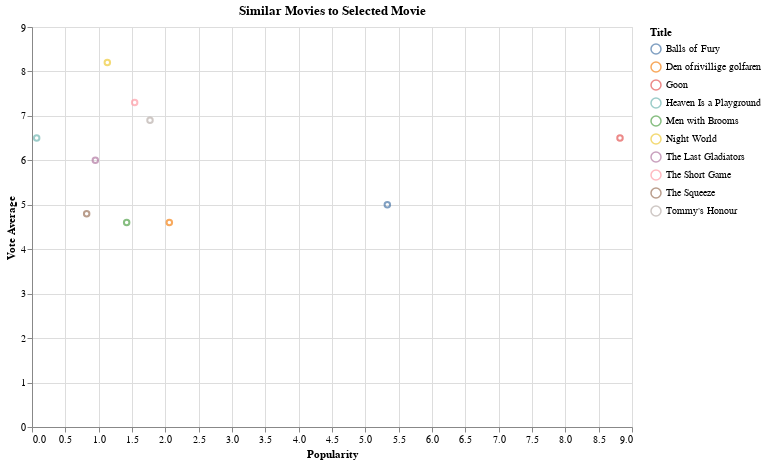

The cell this chart's notebook holds for it:
### Code cell
# Function to find similar movies
def find_similar_movies(movie_title, top_n=10):
    idx = movies_metadata_overview[movies_metadata_overview['title'] == movie_title].index[0]
    query_embedding = embeddings[idx].reshape(1, -1)

    # Calculate cosine similarity between the query and all movie embeddings
    similarities = cosine_similarity(query_embedding, embeddings).flatten()

    # Get the top N similar movies
    similar_indices = similarities.argsort()[::-1][1:top_n+1]
    similar_movies = movies_metadata_overview.iloc[similar_indices]

    return similar_movies

# pick 5 movies from the top 100 movies
filtered_movies = movies_metadata_credits.head(100).sample(5)
similar_movies = pd.concat([find_similar_movies(movie_title).assign(query_title=movie_title) for movie_title in filtered_movies['title']])
similar_movies = similar_movies.copy()
similar_movies['popularity'] = similar_movies['popularity'].astype(float).round(2)

dropdown_symbol = alt.binding_select(options=list(similar_movies["query_title"].unique()), name=" ")
selection_symbol = alt.selection_point(fields=["query_title"], bind=dropdown_symbol, value=filtered_movies['title'].values[0])

# display the similar movies on a chart
alt.Chart(similar_movies).mark_point().encode(
    alt.X('popularity', title='Popularity'),
    alt.Y('vote_average', title='Vote Average'),
    alt.Color('title', title='Title'),
    tooltip=['title', 'overview']
).add_params(
    selection_symbol
).transform_filter(
    selection_symbol
).properties(
    title='Similar Movies to Selected Movie',
    width=600,
    height=400,
).interactive()

### Figure 1 — Vega-Lite specification as saved in the notebook (floating-point values rounded to 4 significant figures)
{"config": {"view": {"continuousWidth": 300, "continuousHeight": 300}}, "data": {"name": "data-e40c78bdbeb76578f44a588afdac6169"}, "mark": {"type": "point"}, "encoding": {"color": {"field": "title", "title": "Title", "type": "nominal"}, "tooltip": [{"field": "title", "type": "nominal"}, {"field": "overview", "type": "nominal"}], "x": {"field": "popularity", "title": "Popularity", "type": "quantitative"}, "y": {"field": "vote_average", "title": "Vote Average", "type": "quantitative"}}, "height": 400, "params": [{"name": "param_132", "select": {"type": "point", "fields": ["query_title"]}, "bind": {"input": "select", "options": ["Happy Gilmore", "Dead Man Walking", "Money Train", "The Birdcage", "Judge Dredd"], "name": " "}, "value": "Happy Gilmore"}, {"name": "param_133", "select": {"type": "interval", "encodings": ["x", "y"]}, "bind": "scales"}], "title": "Similar Movies to Selected Movie", "transform": [{"filter": {"param": "param_132"}}], "width": 600, "$schema": "https://vega.github.io/schema/vega-lite/v5.17.0.json", "datasets": {"data-e40c78bdbeb76578f44a588afdac6169": [{"id": 266300.0, "title": "Night World", "overview": "\"Happy\" MacDonald and his unfaithful wife own a Prohibition era night club. On this eventful night, he is threatened by bootleggers, and the club's star dancer falls in love with a young socialite who drinks to forget a personal tragedy, among other incidents.", "popularity": 1.13, "vote_average": 8.2, "query_title": "Happy Gilmore"}, {"id": 24650.0, "title": "Den ofrivillige golfaren", "overview": "I bet anyone can get better at golf than you are in one week, a golfer says to her golfing businessman for a boyfriend in a quarrel. Unfortunately Stig-Helmer is standing nearby when the boyfriend accepts the bet, and he is chosen to be the competitor. Stig-Helmer has never played the game before, but his Norwegian friend Ole promises to help him.", "popularity": 2.06, "vote_average": 4.6, "query_title": "Happy Gilmore"}, {"id": 399200.0, "title": "Tommy's Honour", "overview": "In every generation, a torch passes from father to son. And that timeless dynamic is the beating heart of Tommy's Honor - an intimate, powerfully moving tale of the real-life founders of the modern game of golf.", "popularity": 1.77, "vote_average": 6.9, "query_title": "Happy Gilmore"}, {"id": 9750.0, "title": "Balls of Fury", "overview": "Randy Daytona was a child ping pong prodigy who lost his chance at Olympic gold when his father is murdered by the mysterious Feng over a gambling debt. 15yrs later he's down on his luck and scraping a living doing seedy back room shows in Vegas; when the FBI turn up and ask for his help to take down Feng... who just happens to love Ping Pong.", "popularity": 5.33, "vote_average": 5.0, "query_title": "Happy Gilmore"}, {"id": 74390.0, "title": "Goon", "overview": "Doug Glatt, a slacker who discovers he has a talent for brawling is approached by a minor league hockey coach and invited to join the team as the \"muscle.\" Despite the fact that Glatt can't skate his best friend, Pat, convinces him to give it a shot, and Glatt becomes a hero to the team and their fans, until the league's reigning goon becomes threatened by Glatt's success and decides to even the score.", "popularity": 8.82, "vote_average": 6.5, "query_title": "Happy Gilmore"}, {"id": 76790.0, "title": "Heaven Is a Playground", "overview": "On Chicago's South Side, too many kids get their one shot in life at the wrong end of a gun. But Byron Harper is determined to change all that with a dream called basketball. His hottest player, Truth, has a chance to turn pro, but first Harper has to tackle two major obstacles: Truth's drug problem and his ambitious, crooked sports agent. Enter Zack Telander, a promising young attorney who has given up his small-town law practice. He's spending a summer in the city playing pick-up basketball games and re-thinking his future. Harper asks for his help, but first Zack has to prove himself at hoops.", "popularity": 0.07, "vote_average": 6.5, "query_title": "Happy Gilmore"}, {"id": 169900.0, "title": "The Short Game", "overview": "Each year, the world’s best 7 year-old golfers descend on Pinehurst, North Carolina to compete in the World Championships of Junior Golf. The Short Game follows eight of these very young athletes on their quest to become the sport’s next phenom.", "popularity": 1.54, "vote_average": 7.3, "query_title": "Happy Gilmore"}, {"id": 312800.0, "title": "The Squeeze", "overview": "A humble young man with uncommon skills from a small southern town gets caught up in high stakes golf matches between big-time gamblers until the game becomes life and death.", "popularity": 0.82, "vote_average": 4.8, "query_title": "Happy Gilmore"}, {"id": 34340.0, "title": "Men with Brooms", "overview": "A witty and clever comedy that follows four longtime curling friends reunited by the last wishes of their recently deceased coach and set out to win the Golden Broom. Realising that the out of shape crew will be hard-pressed to win without a coach, Cutter swallows his pride and calls upon a retired curling champion - his estranged father. Now, these men with brooms, along with their new eccentric coach and Cutter's new romantic interest Amy, set off on a comedic journey which takes them from frozen lakes to huge arenas, searching for perfect stones, lost loves and second chances.", "popularity": 1.42, "vote_average": 4.6, "query_title": "Happy Gilmore"}, {"id": 93100.0, "title": "The Last Gladiators", "overview": "Exploring the rough and tumble world of hockey, Academy Award winner Alex Gibney (\"Taxi to the Dark Side\") looks at the world of the NHL enforcers and specifically the career of Chris \"Knuckles\" Nilan who helped the Montreal Canadiens win the Stanley Cup.", "popularity": 0.95, "vote_average": 6.0, "query_title": "Happy Gilmore"}, {"id": 577.0, "title": "To Die For", "overview": "Susan wants to work in television and will therefore do anything it takes, even if it means killing her husband. A very dark comedy from independent director Gus Van Sant with a brilliant Nicole Kidman in the leading role.", "popularity": 10.45, "vote_average": 6.7, "query_title": "Dead Man Walking"}, {"id": 51710.0, "title": "Girlhood", "overview": "Documentary chronicling America's justice system. Follows two female inmates - victims of horrific violence and tragedy - who are serving time in a Maryland juvenile detention center.", "popularity": 0.19, "vote_average": 7.4, "query_title": "Dead Man Walking"}, {"id": 31930.0, "title": "Murder!", "overview": "When a woman is convicted of murder, one of the jurors selected to serve on the murder-trial jury believes the accused, an aspiring actress, is innocent of the crime and takes it upon himself to apprehend the real killer.", "popularity": 1.99, "vote_average": 6.3, "query_title": "Dead Man Walking"}, {"id": 41890.0, "title": "Blood Done Sign My Name", "overview": "A drama based on the true story in which a black Vietnam-era veteran is allegedly murdered by a local white businessman who is later exonerated. The plot focuses on the role of a local high school teacher and the civil unrest that followed the acquittal.", "popularity": 0.52, "vote_average": 6.0, "query_title": "Dead Man Walking"}, {"id": 45380.0, "title": "Death Sentence", "overview": "A juror on a murder case begins to believe that the man on trial is innocent of the crime - and then discovers that the real killer is her own husband.", "popularity": 0.01, "vote_average": 5.9, "query_title": "Dead Man Walking"}, {"id": 51580.0, "title": "Happy End", "overview": "A dark comedy about a murder and its consequences presented in a backwards manner, where death is actually a rebirth. The film starts with an \"execution\" of the main protagonist and goes back to explore his previous actions and motivations.", "popularity": 1.66, "vote_average": 7.2, "query_title": "Dead Man Walking"}, {"id": 9944.0, "title": "The Pelican Brief", "overview": "Two Supreme Court Justices have been assassinated. One lone law student has stumbled upon the truth. An investigative journalist wants her story. Everybody else wants her dead.", "popularity": 8.71, "vote_average": 6.3, "query_title": "Dead Man Walking"}, {"id": 105100.0, "title": "Il tuo dolce corpo da uccidere", "overview": "Tells the story of a husband who wants to kill his unfaithful wife.He has many murderous fantasies in which he murders her.After the disposal of her beautiful dead body our hero looses incriminating suitcase.It's time to get the crime evidence back", "popularity": 0.0, "vote_average": 7.5, "query_title": "Dead Man Walking"}, {"id": 211400.0, "title": "Public Enemies", "overview": "Drama exploring the relationship between a convicted murderer and his probation officer.", "popularity": 0.13, "vote_average": 0.0, "query_title": "Dead Man Walking"}, {"id": 74460.0, "title": "Redemption Road", "overview": "A Tennessee-set drama focused on an individual's spiritual redemption.", "popularity": 0.27, "vote_average": 4.7, "query_title": "Dead Man Walking"}, {"id": 18760.0, "title": "Heart of the Dragon", "overview": "Story of a cop who forsakes his dreams of sailing around the world so that he can care for his mentally retarded brother. Innocently caught up in a gangland fight, the brother is kidnapped to force the cop to turn over a police informant.", "popularity": 2.3, "vote_average": 6.9, "query_title": "Money Train"}, {"id": 8333.0, "title": "The Taking of Pelham One Two Three", "overview": "In New York, armed men hijack a subway car and demand a ransom for the passengers. Even if it's paid, how could they get away?", "popularity": 7.76, "vote_average": 7.6, "query_title": "Money Train"}, {"id": 18490.0, "title": "The Taking of Pelham 1 2 3", "overview": "Armed men hijack a New York City subway train, holding the passengers hostage in return for a ransom, and turning an ordinary day's work for dispatcher Walter Garber into a face-off with the mastermind behind the crime.", "popularity": 15.1, "vote_average": 6.2, "query_title": "Money Train"}, {"id": 388200.0, "title": "Arsenal", "overview": "After the deadbeat brother of a businessman is assumed to be in on his own kidnapping, his sibling must take action to rescue him.", "popularity": 4.19, "vote_average": 5.0, "query_title": "Money Train"}, {"id": 199900.0, "title": "On Our Own", "overview": "Three siblings ingeniously avoid being sent off to a children's home while their solo-mother serves a short sentence in a prison for shoplifting. Rather than have the news leak out and have to be escorted off with the eccentric welfare officer, they invent a 'never present' dad who is looking after them.", "popularity": 0.15, "vote_average": 9.5, "query_title": "Money Train"}, {"id": 3595.0, "title": "Ransom", "overview": "When a rich man's son is kidnapped, he cooperates with the police at first but then tries a unique tactic against the criminals.", "popularity": 8.77, "vote_average": 6.4, "query_title": "Money Train"}, {"id": 117000.0, "title": "Chained", "overview": "A serial killer kidnaps a young boy after murdering his mother, then raises him to be his accomplice. After years in captivity, the boy must choose between escaping or following in his captor's bloody footprints.", "popularity": 4.61, "vote_average": 6.3, "query_title": "Money Train"}, {"id": 136900.0, "title": "The Factory", "overview": "An obsessed cop is on the trail of a serial killer prowling the streets of Buffalo, N.Y. but when his teenage daughter disappears, he drops any professional restraint to get the killer.", "popularity": 7.91, "vote_average": 5.5, "query_title": "Money Train"}, {"id": 30040.0, "title": "Rogue Cop", "overview": "A police detective on the take tries to catch his brother's killer.", "popularity": 0.73, "vote_average": 6.5, "query_title": "Money Train"}, {"id": 328400.0, "title": "Hard Choices", "overview": "A teenaged boy goes for a ride with his brother and the brother's friends, who proceed to rob a store and murder the clerk. They are caught and, despite the young boy's protestations, he is convicted of murder and sent to prison. A female social worker assigned to the boy's case not only believes him, but begins to fall in love with him, and determines to either help him prove his innocence or escape.", "popularity": 0.43, "vote_average": 0.0, "query_title": "Money Train"}, {"id": 4484.0, "title": "La Cage aux folles", "overview": "Two gay men living in St. Tropez have their lives turned upside down when the son of one of the men announces he is getting married. They try conceal their lifestyle and their ownership of the transvestite club downstairs when the fiancée and her parents come for dinner.", "popularity": 3.14, "vote_average": 6.9, "query_title": "The Birdcage"}, {"id": 91720.0, "title": "Norman... Is That You?", "overview": "Parents (Redd Foxx, Pearl Bailey) discover their son is gay and lives in Hollywood with his white lover (Dennis Dugan).", "popularity": 0.17, "vote_average": 5.8, "query_title": "The Birdcage"}, {"id": 9557.0, "title": "Boat Trip", "overview": "Two straight men mistakenly end up on a \"gays only\" cruise.", "popularity": 6.52, "vote_average": 4.7, "query_title": "The Birdcage"}, {"id": 90800.0, "title": "Hi Diddle Diddle", "overview": "When the bride's mother is supposedly swindled out of her money by a spurned suitor, the groom's father orchestrates a scheme of his own to set things right. He is aided by a cabaret singer, while placating a jealous wife.", "popularity": 0.11, "vote_average": 8.3, "query_title": "The Birdcage"}, {"id": 146800.0, "title": "The Men Next Door", "overview": "This is a fast-paced comedy about a 40-year-old gay man who finds himself dating two equally lovable men - a secure 50-year-old who came out later in life, and an adventurous 30-year-old who wasn't looking for a relationship. What he doesn't find out right away is that the two men are, in fact, father and son. And as they say, wackiness ensues.", "popularity": 1.04, "vote_average": 3.8, "query_title": "The Birdcage"}, {"id": 31790.0, "title": "What a Drag", "overview": "A closeted gay man's attempt to \"act straight\" for the sake of his job has unexpected consequences.", "popularity": 1.37, "vote_average": 5.5, "query_title": "The Birdcage"}, {"id": 23210.0, "title": "Six Degrees of Separation", "overview": "The story of a young, gay black con artist who, posing as the son of Sidney Poitier, cunningly maneuvers his way into the lives of a white, upper-class New York family.", "popularity": 8.73, "vote_average": 6.5, "query_title": "The Birdcage"}, {"id": 19960.0, "title": "Loggerheads", "overview": "A troubled woman seeks out the child she gave up for adoption; a gay motel owner takes in a handsome drifter; and the wife of a preacher frets that a gay couple has moved in across the street. All of their lives will intersect as Loggerheads subtly draws out their secret losses and desires.", "popularity": 1.93, "vote_average": 6.4, "query_title": "The Birdcage"}, {"id": 61660.0, "title": "Why Not Me?", "overview": "Four gay French expatriots share a business in Barcelona. When they and their parents are thrown together for a \"coming out\" party, another French Farce ensues.", "popularity": 0.28, "vote_average": 6.4, "query_title": "The Birdcage"}, {"id": 19560.0, "title": "9 Dead Gay Guys", "overview": "The story of two lads from Belfast as they stumble their way through the London gay underworld in search of 'gainful employment'. This being the offering of sexual favors to older gay men in order to subsidize their respective giros.", "popularity": 1.06, "vote_average": 5.1, "query_title": "The Birdcage"}, {"id": 143800.0, "title": "The Mouthpiece", "overview": "When a hot young prosecutor learns that a man he got convicted and executed was in fact innocent, he quits his DA job and becomes a defense attorney. He grows rich and powerful defending guilty racketeers, but eventually sees the errors of his ways.", "popularity": 0.72, "vote_average": 5.5, "query_title": "Judge Dredd"}, {"id": 49050.0, "title": "Dredd", "overview": "In the future, America is a dystopian wasteland. The latest scourge is Ma-Ma, a prostitute-turned-drug pusher with a dangerous new drug and aims to take over the city. The only possibility of stopping her is an elite group of urban police called Judges, who combine the duties of judge, jury and executioner to deliver a brutal brand of swift justice. But even the top-ranking Judge, Dredd, discovers that taking down Ma-Ma isn’t as easy as it seems in this explosive adaptation of the hugely popular comic series.", "popularity": 12.15, "vote_average": 6.6, "query_title": "Judge Dredd"}, {"id": 50870.0, "title": "Do Detectives Think?", "overview": "An escaped convict is out to kill the judge who sentenced him. Two inept detectives are hired to guard the judge.", "popularity": 0.1, "vote_average": 6.0, "query_title": "Judge Dredd"}, {"id": 187000.0, "title": "Norte, the End of History", "overview": "A man is wrongly jailed for murder while the real killer roams free. The murderer is an intellectual frustrated with his country’s never-ending cycle of betrayal and apathy. The convict is a simple man who finds life in prison more tolerable, when something mysterious and strange starts happening to him.", "popularity": 1.7, "vote_average": 7.1, "query_title": "Judge Dredd"}, {"id": 175000.0, "title": "The Grim Game", "overview": "Jailed unjustly for a murder he did not commit, a young man uses his amazing powers of escape to free himself and pursue the actual killers, who hold his fiancée captive.", "popularity": 0.08, "vote_average": 0.0, "query_title": "Judge Dredd"}, {"id": 144600.0, "title": "Double Bang", "overview": "An honest cop enters the dark world of murder and corruption.", "popularity": 1.27, "vote_average": 4.1, "query_title": "Judge Dredd"}, {"id": 332200.0, "title": "Vendetta", "overview": "A hard-nosed detective deliberately commits a crime to get thrown in prison, allowing him the chance to seek vengeance on a criminal serving a life sentence for brutally murdering his wife.", "popularity": 2.03, "vote_average": 5.6, "query_title": "Judge Dredd"}, {"id": 32580.0, "title": "The Parole Officer", "overview": "A hapless parole officer is framed for murder by a crooked police chief. To prove his innocence he must entice his former clients away from the law abiding lives they are now living to recover the evidence that will save him.", "popularity": 2.84, "vote_average": 5.8, "query_title": "Judge Dredd"}, {"id": 47250.0, "title": "The Big House", "overview": "Convicted of manslaughter for a drunken driving accident, Kent (Robert Montgomery) is sent to prison. Here he meets vicious incarcerated figures who are planning an escape from the brutal conditions. What the inmates believe to be a seamless plan turns into an all out massacre in this hard nosed crime drama.", "popularity": 0.27, "vote_average": 5.5, "query_title": "Judge Dredd"}, {"id": 118900.0, "title": "How to Kill a Judge", "overview": "The latest success by film-maker Giacomo Solaris is a crime thriller about a judge who gets too friendly with the Mafia and is murdered. A resentful Sicilian magistrate orders the film seized, but then he winds up dead, in a fashion just like that in Solaris's movie. Solaris realizes that corrupt political forces are pulling strings, for his friends begin to die in grisly ways. Will he learn the truth about the murder of the judge in time?", "popularity": 0.56, "vote_average": 0.0, "query_title": "Judge Dredd"}]}}
